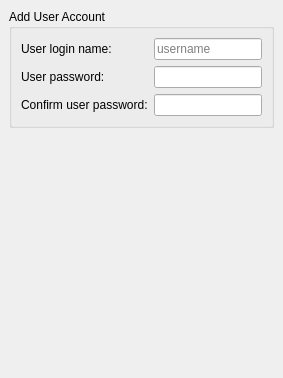
     <widget class="QWidget" name="addUserTab">
      <attribute name="icon">
       <iconset>
        <normaloff>../../../../usr/share/icons/Tango/16x16/actions/add.png</normaloff>../../../../usr/share/icons/Tango/16x16/actions/add.png</iconset>
      </attribute>
      <attribute name="title">
       <string>Add User</string>
      </attribute>
      <attribute name="toolTip">
       <string>Add a new user</string>
      </attribute>
      <layout class="QGridLayout">
       <property name="margin">
        <number>9</number>
       </property>
       <property name="spacing">
        <number>6</number>
       </property>
       <item row="0" column="0">
        <widget class="QGroupBox" name="groupBox">
         <property name="sizePolicy">
          <sizepolicy hsizetype="MinimumExpanding" vsizetype="Minimum">
           <horstretch>0</horstretch>
           <verstretch>0</verstretch>
          </sizepolicy>
         </property>
         <property name="title">
          <string>Add User Account</string>
         </property>
         <layout class="QGridLayout">
          <property name="margin">
           <number>9</number>
          </property>
          <property name="spacing">
           <number>6</number>
          </property>
          <item row="2" column="0">
           <widget class="QLabel" name="userPassword2Label">
            <property name="sizePolicy">
             <sizepolicy hsizetype="MinimumExpanding" vsizetype="Minimum">
              <horstretch>0</horstretch>
              <verstretch>0</verstretch>
             </sizepolicy>
            </property>
            <property name="toolTip">
             <string>Password for new user</string>
            </property>
            <property name="text">
             <string>Confirm user password:</string>
            </property>
           </widget>
          </item>
          <item row="1" column="1">
           <widget class="QLineEdit" name="userPasswordEdit">
            <property name="sizePolicy">
             <sizepolicy hsizetype="MinimumExpanding" vsizetype="Minimum">
              <horstretch>0</horstretch>
              <verstretch>0</verstretch>
             </sizepolicy>
            </property>
            <property name="toolTip">
             <string>Enter password for new user</string>
            </property>
            <property name="text">
             <string/>
            </property>
            <property name="echoMode">
             <enum>QLineEdit::Password</enum>
            </property>
           </widget>
          </item>
          <item row="1" column="0">
           <widget class="QLabel" name="userPasswordLabel">
            <property name="sizePolicy">
             <sizepolicy hsizetype="MinimumExpanding" vsizetype="Minimum">
              <horstretch>0</horstretch>
              <verstretch>0</verstretch>
             </sizepolicy>
            </property>
            <property name="toolTip">
             <string>Password for new user</string>
            </property>
            <property name="text">
             <string>User password:</string>
            </property>
           </widget>
          </item>
          <item row="0" column="1">
           <widget class="QLineEdit" name="userNameEdit">
            <property name="sizePolicy">
             <sizepolicy hsizetype="MinimumExpanding" vsizetype="Minimum">
              <horstretch>0</horstretch>
              <verstretch>0</verstretch>
             </sizepolicy>
            </property>
            <property name="toolTip">
             <string>Enter username of new user</string>
            </property>
            <property name="text">
             <string/>
            </property>
            <property name="placeholderText">
             <string>username</string>
            </property>
           </widget>
          </item>
          <item row="0" column="0">
           <widget class="QLabel" name="userNameLabel">
            <property name="sizePolicy">
             <sizepolicy hsizetype="MinimumExpanding" vsizetype="Minimum">
              <horstretch>0</horstretch>
              <verstretch>0</verstretch>
             </sizepolicy>
            </property>
            <property name="toolTip">
             <string>Username of new user</string>
            </property>
            <property name="text">
             <string>User login name:</string>
            </property>
           </widget>
          </item>
          <item row="2" column="1">
           <widget class="QLineEdit" name="userPassword2Edit">
            <property name="sizePolicy">
             <sizepolicy hsizetype="MinimumExpanding" vsizetype="Minimum">
              <horstretch>0</horstretch>
              <verstretch>0</verstretch>
             </sizepolicy>
            </property>
            <property name="toolTip">
             <string>Reenter password for new user</string>
            </property>
            <property name="text">
             <string/>
            </property>
            <property name="echoMode">
             <enum>QLineEdit::Password</enum>
            </property>
           </widget>
          </item>
         </layout>
        </widget>
       </item>
       <item row="1" column="0">
        <spacer>
         <property name="orientation">
          <enum>Qt::Vertical</enum>
         </property>
         <property name="sizeHint" stdset="0">
          <size>
           <width>20</width>
           <height>241</height>
          </size>
         </property>
        </spacer>
       </item>
      </layout>
     </widget>
